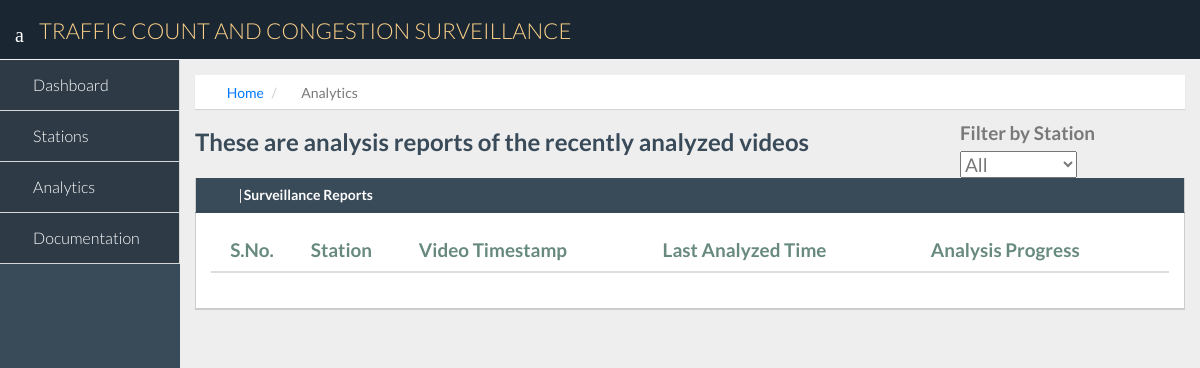
Page /analytics/ on the earlier database version.
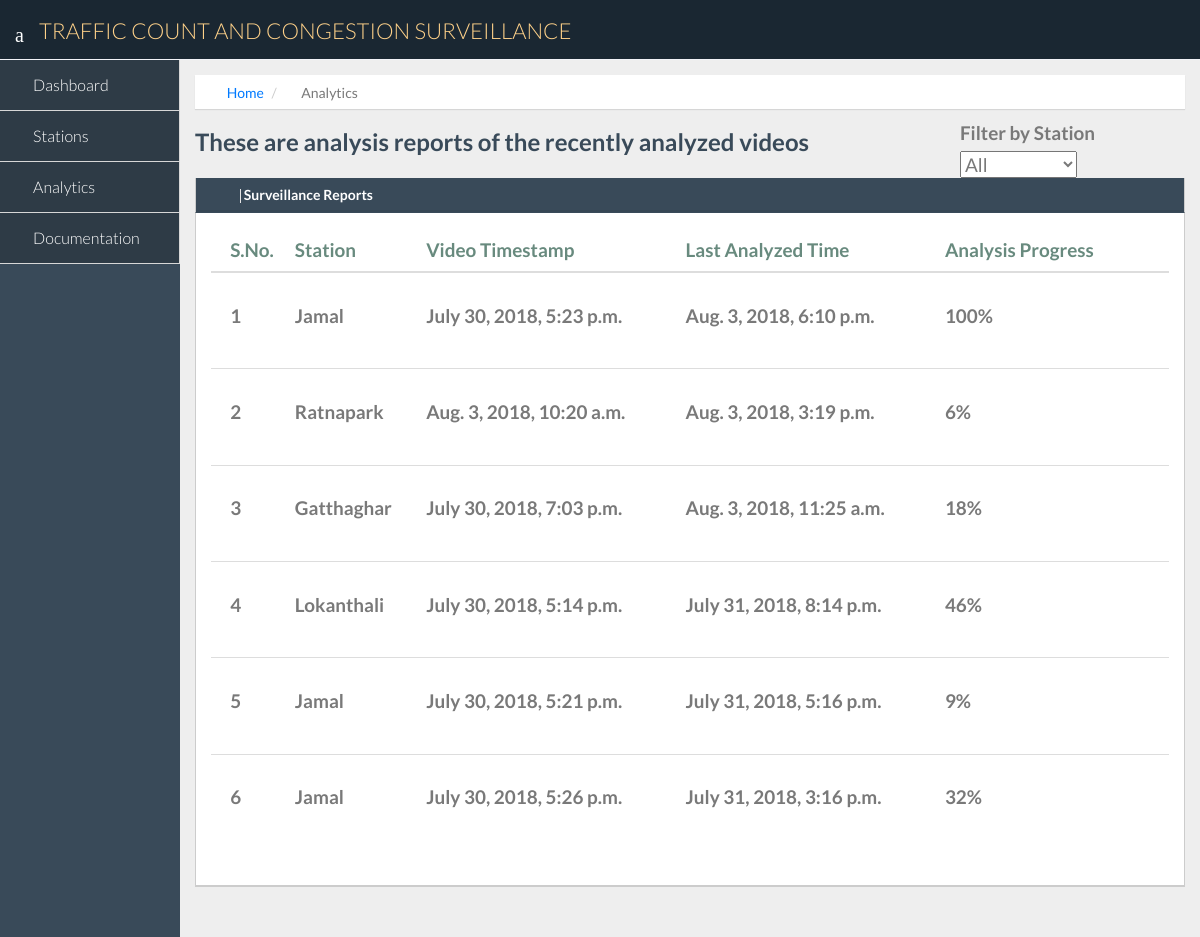
Same page on the later database version.
### surveillanceapp/models.py (models this page shows, shortened)
class SurveillanceVideo(models.Model):
    video_id = models.AutoField(primary_key=True)
    timestamp = models.DateTimeField()  # we will be manually adding videos of different days so don't add autonow
    station = models.ForeignKey(Station, on_delete=models.CASCADE, related_name='surveillance_videos')
    thumbnail_filename = models.CharField(max_length=200,null=True)
    video_name = models.CharField(max_length=100, null=True)
    video_filename = models.CharField(max_length=200, null=True)
    report = models.BooleanField(default=False)
    lane_dimens = models.CharField(max_length=200, null=True)
    duration = models.BigIntegerField(null=True)
    analysed_duration = models.BigIntegerField(default=0)
    analysed_percentage = models.IntegerField(default=0)
    last_analysed = models.DateTimeField(null=True)

class Station(models.Model):
    station_id = models.AutoField(primary_key=True)  ##surveillance station id
    station_name = models.CharField(max_length=50)   #station name
    lat_pos = models.FloatField() #latitude position
    lon_pos = models.FloatField() #longitude position
    station_pic = models.ImageField(upload_to='station_img/', default='default/defaultstation.png')  #Media will be uploaded to MEDIA_ROOT/station_img

### surveillanceapp/views.py (the view)
# urls.py: path('analytics/',views.analytics, name='analytics'),
def analytics(request):
    stationlist = Station.objects.all()
    videolist = []
    for video in SurveillanceVideo.objects.all().order_by('-last_analysed'):
        if video.last_analysed is not None:
            videolist.append(video)
    return render(request,'surveillanceapp/analytics.html', {'stationlist':stationlist, 'videolist': videolist})

### surveillanceapp/templates/surveillanceapp/analytics.html (shortened to what this page needs)
{% extends 'surveillanceapp/base.html' %}
{% load static %}
{% block main-content %}
    <div class="row">
        <div class="col-lg-12" style="margin-bottom: 0%;">
            <ol class="breadcrumb" style="margin-bottom: 0%;">
              <li><i class="fa fa-home"></i><a href="{% url 'surveillanceapp:index' %}">Home</a></li>
                <li><i class="fas fa-chart-bar"></i>Analytics</li>
            </ol>
        </div>
    </div>
    <div class="row">
        <div class="col-lg-9">
            <h3 style="font-weight: bold; color: #394a59"> These are analysis reports of the recently analyzed videos </h3>
        </div>
        <div class="col-lg-3" style="margin-top: 1%; font-size: 135%">
            <label for="filter-selection" style="margin-right: 2%;"><span style="font-weight: bold;"> Filter by Station </span></label>
            <select id="filter-selection" name="station_id">
                <option value="all" selected>All</option>
            </select>
        </div>
    </div>
    <div class="row">
        <div class="col-lg-12 col-md-12">
            <div class="panel">
                <div class="panel-heading" style="background: #394A59; color: #fff;">
                    <h2><i class="fa fa-chart-bar"></i>  <strong>Surveillance Reports</strong></h2>
                </div>
                <div class="panel-body" id="filter-result">
                    {% include 'surveillanceapp/analyticstable.html' with videolist=videolist %}
                </div>
            </div>
        </div>
    </div>
{% endblock %}

### surveillanceapp/templates/surveillanceapp/analyticstable.html
{% load static %}
<table class="table table-responsive">
    <thead>
        <tr>
            <th>S.No.</th>
            <th>Station</th>
            <th>Video Timestamp</th>
            <th>Last Analyzed Time</th>
            <th>Analysis Progress</th>
            <th> </th>
        </tr>
    </thead>
    <tbody>
        {% for video in videolist %}
            <tr class="report-clickable" data-href="{% url 'surveillanceapp:report' video.station.station_id video.video_id %}">
                <td>{{ forloop.counter }}</td>
                <td>{{ video.station.station_name }}</td>
                <td>{{ video.timestamp }}</td>
                <td>{{ video.last_analysed }}</td>
                <td>{{ video.analysed_percentage }}%</td>
                <td>
                    <a class="report-pdf" href="{% static video.surveillance_report.report_file %}" target="_blank" >
                        <span class="fas fa-file-pdf fa-2x"></span>
                    </a>
                </td>
            </tr>
        {% endfor %}
    </tbody>
</table>

Differences in the rows shown:
now on this page (row edited): SurveillanceVideo: station.station_name "Jamal", timestamp "July 30, 2018, 5:23 p.m.", last_analysed "Aug. 3, 2018, 6:10 p.m.", analysed_percentage "100"
added SurveillanceVideo: station.station_name "Ratnapark", timestamp "Aug. 3, 2018, 10:20 a.m.", last_analysed "Aug. 3, 2018, 3:19 p.m.", analysed_percentage "6"
now on this page (row edited): SurveillanceVideo: station.station_name "Gatthaghar", timestamp "July 30, 2018, 7:03 p.m.", last_analysed "Aug. 3, 2018, 11:25 a.m.", analysed_percentage "18"
now on this page (row edited): SurveillanceVideo: station.station_name "Lokanthali", timestamp "July 30, 2018, 5:14 p.m.", last_analysed "July 31, 2018, 8:14 p.m.", analysed_percentage "46"
now on this page (row edited): SurveillanceVideo: station.station_name "Jamal", timestamp "July 30, 2018, 5:21 p.m.", last_analysed "July 31, 2018, 5:16 p.m.", analysed_percentage "9"
now on this page (row edited): SurveillanceVideo: station.station_name "Jamal", timestamp "July 30, 2018, 5:26 p.m.", last_analysed "July 31, 2018, 3:16 p.m.", analysed_percentage "32"
